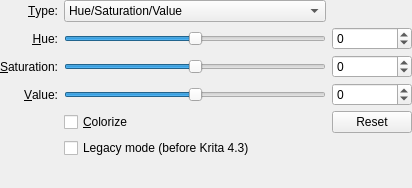
<?xml version="1.0" encoding="utf-8"?>
<ui version="4.0">
 <author>
    SPDX-FileCopyrightText: none
    SPDX-License-Identifier: GPL-3.0-or-later
  </author>
 <class>WdgHSVAdjustment</class>
 <widget class="QWidget" name="WdgHSVAdjustment">
  <property name="geometry">
   <rect>
    <x>0</x>
    <y>0</y>
    <width>412</width>
    <height>188</height>
   </rect>
  </property>
  <layout class="QGridLayout">
   <property name="leftMargin">
    <number>0</number>
   </property>
   <property name="topMargin">
    <number>0</number>
   </property>
   <property name="rightMargin">
    <number>0</number>
   </property>
   <property name="bottomMargin">
    <number>0</number>
   </property>
   <property name="verticalSpacing">
    <number>5</number>
   </property>
   <item colspan="2" column="0" row="13">
    <spacer>
     <property name="orientation">
      <enum>Qt::Vertical</enum>
     </property>
     <property name="sizeHint" stdset="0">
      <size>
       <width>20</width>
       <height>0</height>
      </size>
     </property>
    </spacer>
   </item>
   <item column="0" row="0">
    <widget class="QLabel" name="lblType">
     <property name="text">
      <string>&amp;Type:</string>
     </property>
     <property name="alignment">
      <set>Qt::AlignRight|Qt::AlignTrailing|Qt::AlignVCenter</set>
     </property>
     <property name="buddy">
      <cstring>cmbType</cstring>
     </property>
    </widget>
   </item>
   <item column="1" row="9">
    <widget class="QCheckBox" name="chkColorize">
     <property name="text">
      <string>&amp;Colorize</string>
     </property>
    </widget>
   </item>
   <item column="1" row="0">
    <widget class="QComboBox" name="cmbType">
     <property name="currentIndex">
      <number>0</number>
     </property>
     <item>
      <property name="text">
       <string>Hue/Saturation/Value</string>
      </property>
     </item>
     <item>
      <property name="text">
       <string>Hue/Saturation/Lightness</string>
      </property>
     </item>
     <item>
      <property name="text">
       <string>Hue/Saturation/Intensity</string>
      </property>
     </item>
     <item>
      <property name="text">
       <string>Hue/Saturation/Luma</string>
      </property>
     </item>
     <item>
      <property name="text">
       <string>Blue Chroma/Red Chroma/Luma</string>
      </property>
     </item>
    </widget>
   </item>
   <item column="1" row="2">
    <widget class="QSlider" name="hueSlider">
     <property name="minimum">
      <number>-180</number>
     </property>
     <property name="maximum">
      <number>180</number>
     </property>
     <property name="orientation">
      <enum>Qt::Horizontal</enum>
     </property>
    </widget>
   </item>
   <item column="2" row="4">
    <widget class="KisIntParseSpinBox" name="saturationSpinBox">
     <property name="minimum">
      <number>-100</number>
     </property>
     <property name="maximum">
      <number>100</number>
     </property>
    </widget>
   </item>
   <item column="0" row="5">
    <widget class="QLabel" name="label_3">
     <property name="text">
      <string>&amp;Value:</string>
     </property>
     <property name="alignment">
      <set>Qt::AlignRight|Qt::AlignTrailing|Qt::AlignVCenter</set>
     </property>
     <property name="buddy">
      <cstring>valueSlider</cstring>
     </property>
    </widget>
   </item>
   <item column="1" row="4">
    <widget class="QSlider" name="saturationSlider">
     <property name="minimum">
      <number>-100</number>
     </property>
     <property name="maximum">
      <number>100</number>
     </property>
     <property name="value">
      <number>0</number>
     </property>
     <property name="tracking">
      <bool>true</bool>
     </property>
     <property name="orientation">
      <enum>Qt::Horizontal</enum>
     </property>
     <property name="invertedAppearance">
      <bool>false</bool>
     </property>
     <property name="invertedControls">
      <bool>false</bool>
     </property>
     <property name="tickPosition">
      <enum>QSlider::NoTicks</enum>
     </property>
    </widget>
   </item>
   <item column="0" row="4">
    <widget class="QLabel" name="label_2">
     <property name="sizePolicy">
      <sizepolicy hsizetype="Preferred" vsizetype="Preferred">
       <horstretch>0</horstretch>
       <verstretch>0</verstretch>
      </sizepolicy>
     </property>
     <property name="text">
      <string>&amp;Saturation:</string>
     </property>
     <property name="scaledContents">
      <bool>false</bool>
     </property>
     <property name="alignment">
      <set>Qt::AlignRight|Qt::AlignTrailing|Qt::AlignVCenter</set>
     </property>
     <property name="buddy">
      <cstring>saturationSlider</cstring>
     </property>
    </widget>
   </item>
   <item column="0" row="2">
    <widget class="QLabel" name="label">
     <property name="sizePolicy">
      <sizepolicy hsizetype="Preferred" vsizetype="Preferred">
       <horstretch>0</horstretch>
       <verstretch>0</verstretch>
      </sizepolicy>
     </property>
     <property name="text">
      <string>&amp;Hue:</string>
     </property>
     <property name="alignment">
      <set>Qt::AlignRight|Qt::AlignTrailing|Qt::AlignVCenter</set>
     </property>
     <property name="buddy">
      <cstring>hueSlider</cstring>
     </property>
    </widget>
   </item>
   <item column="1" row="5">
    <widget class="QSlider" name="valueSlider">
     <property name="minimum">
      <number>-100</number>
     </property>
     <property name="maximum">
      <number>100</number>
     </property>
     <property name="orientation">
      <enum>Qt::Horizontal</enum>
     </property>
    </widget>
   </item>
   <item column="2" row="5">
    <widget class="KisIntParseSpinBox" name="valueSpinBox">
     <property name="minimum">
      <number>-100</number>
     </property>
     <property name="maximum">
      <number>100</number>
     </property>
    </widget>
   </item>
   <item column="2" row="2">
    <widget class="KisIntParseSpinBox" name="hueSpinBox">
     <property name="minimum">
      <number>-180</number>
     </property>
     <property name="maximum">
      <number>180</number>
     </property>
    </widget>
   </item>
   <item column="2" row="9">
    <widget class="QPushButton" name="reset">
     <property name="text">
      <string>Reset</string>
     </property>
    </widget>
   </item>
   <item column="1" row="10">
    <widget class="QCheckBox" name="chkCompatibilityMode">
     <property name="text">
      <string>Legacy mode (before Krita 4.3)</string>
     </property>
    </widget>
   </item>
  </layout>
 </widget>
 <customwidgets>
  <customwidget>
   <class>KisIntParseSpinBox</class>
   <extends>QSpinBox</extends>
   <header>kis_int_parse_spin_box.h</header>
  </customwidget>
 </customwidgets>
 <tabstops>
  <tabstop>cmbType</tabstop>
  <tabstop>hueSlider</tabstop>
  <tabstop>hueSpinBox</tabstop>
  <tabstop>saturationSlider</tabstop>
  <tabstop>saturationSpinBox</tabstop>
  <tabstop>valueSlider</tabstop>
  <tabstop>valueSpinBox</tabstop>
  <tabstop>reset</tabstop>
  <tabstop>chkColorize</tabstop>
  <tabstop>chkCompatibilityMode</tabstop>
 </tabstops>
 <resources/>
 <connections/>
</ui>
